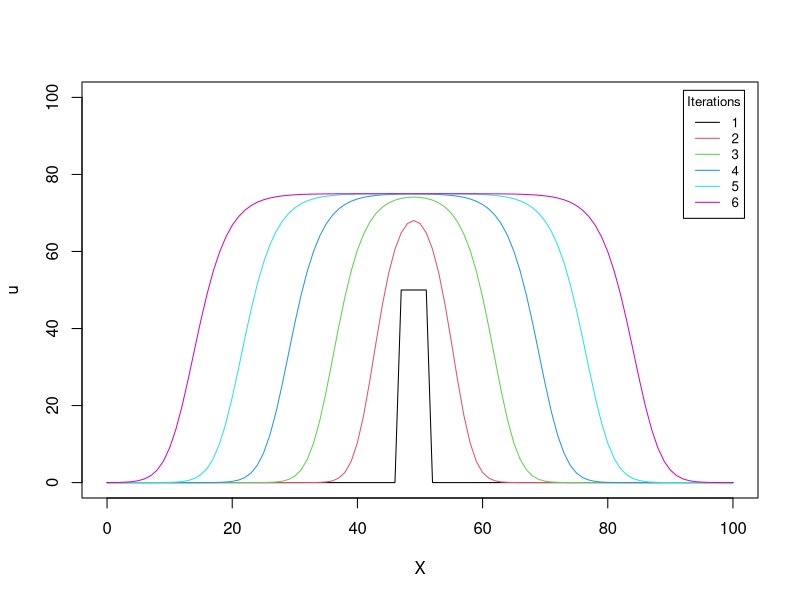
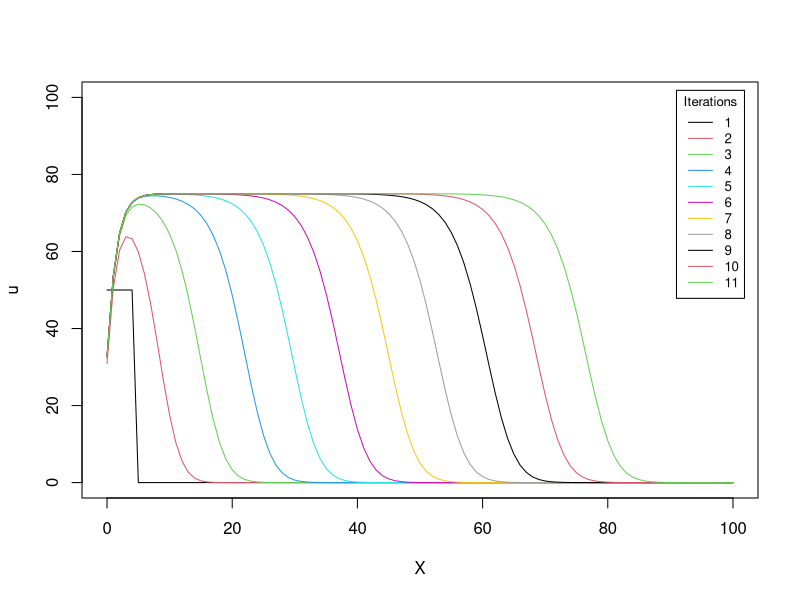
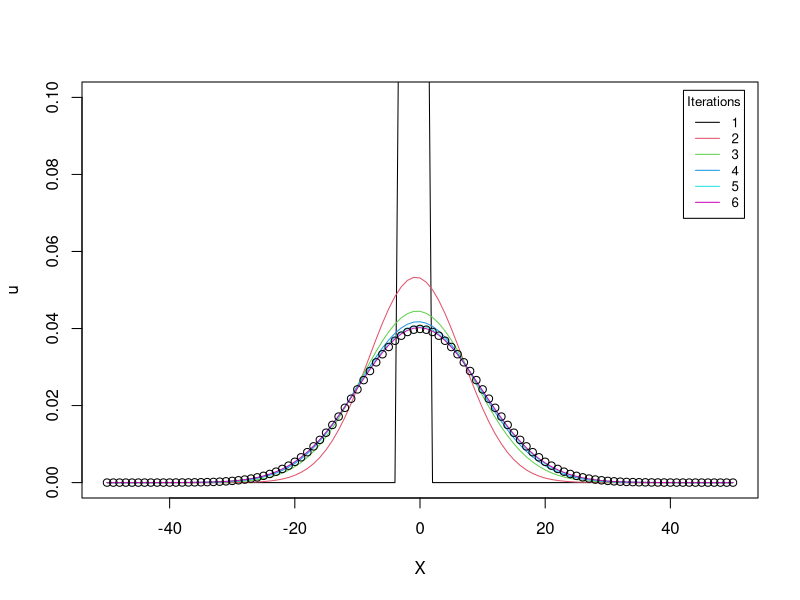
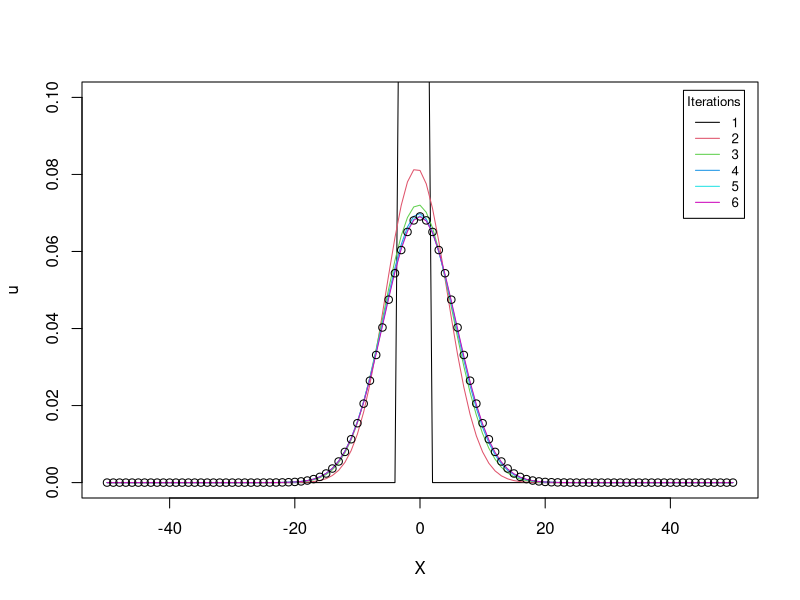
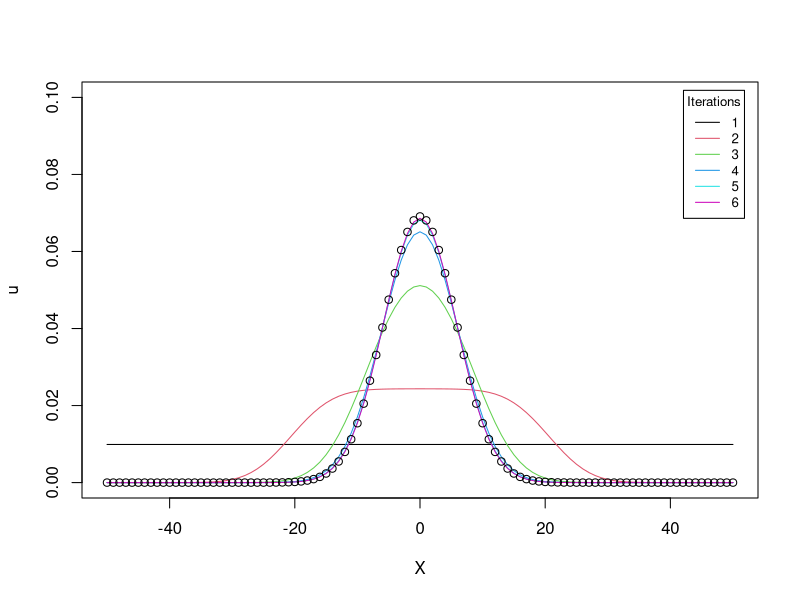

The R script that drew these images, in order:
## ---- chunk 1
knitr::opts_chunk$set(echo = TRUE)
## ---- chunk 2
## PDE integration with the finite difference method for a generic reaction-diffusion system
pde_fd_reaction_diffusion <- function(derivs, ngrid, dX, dt, D, t0, t.total, p0, ...) {
  #derivs: derivative function
  #ngrid: number of grid points
  #dX: X step size
  #dt: time step size
  #D: diffusion constant
  #t0: initial time
  #t.total: total simulation time
  #p0: initial condition: P(X,t = t0)
  
  t_all = seq(t0, t.total, by = dt)
  nt_all = length(t_all)
  factor = D/dX**2*dt
  p = p0
  for (i in seq_len(nt_all-1)){
    p_plus_one = c(p[-1], 0) # a vector, P(X+dX) for all Xs, 0 is added to specify the boundary conditions
    p_minus_one = c(0, p[1:(ngrid-1)])  # a vector, P(X-dX) for all Xs, 0 is added to specify the boundary conditions
    f = sapply(p, function(X) return (derivs(t_all[i],X, ...)))
    p = p + f*dt + factor * (p_plus_one + p_minus_one - 2 * p) # finite difference to update all P(X,t)
  }
  return(p)
}
## ---- chunk 3
l = 100; dX = 1; dt = 0.01; D = 1
r = 0.64; B = 75
ngrid = as.integer(l/dX)+1  # number of grid points
X_all = c(0:(ngrid-1))*dX  # X values for each grid point

u0 = numeric(ngrid)
u0[(ngrid/2 - 2): (ngrid/2+2)] = 50

fisher <- function(t, u, r, B) return(r*u*(1-u/B))

plot(X_all, u0, type="l", col=1, xlab="X", ylab="u", xlim=c(0,100), ylim=c(0,100)) 

u_1 = u0
for (i in 1:5){
   u_1 = pde_fd_reaction_diffusion(derivs = fisher, ngrid = ngrid, dX = dX, dt = dt, D = D, 
                                t0 = 0, t.total = 5, p0 = u_1, r = r, B = B) 
   lines(X_all,u_1, col=i+1)
}
legend("topright", title = "Iterations", inset=0.02, 
       legend = paste0(1:6),
       col=1:6, lty=1, cex=0.8)
## ---- chunk 4
l = 100; dX = 1; dt = 0.01; D = 1
r = 0.64; B = 75
ngrid = as.integer(l/dX)+1  # number of grid points
X_all = c(0:(ngrid-1))*dX  # X values for each grid point

u0 = numeric(ngrid) 
u0[1:5] = 50  # five grids with a constant u

fisher <- function(t, u, r, B) return(r*u*(1-u/B))

plot(X_all, u0, type="l", col=1, xlab="X", ylab="u", xlim=c(0,100), ylim=c(0,100)) 

u_1 = u0
for (i in 1:10){
   u_1 = pde_fd_reaction_diffusion(derivs = fisher, ngrid = ngrid, dX = dX, dt = dt, D = D, 
                                t0 = 0, t.total = 5, p0 = u_1, r = r, B = B) 
   lines(X_all,u_1, col=i+1)
}
legend("topright", title = "Iterations", inset=0.02, 
       legend = paste0(1:11),
       col=1:11, lty=1, cex=0.8)
## ---- chunk 5
## PDE integration with the finite difference method for a generic Fokker-Planck equation (constant D)
pde_fd_fokker_planck <- function(derivs, ngrid, X_all, dX, dt, D, t0, t.total, p0, ...) {
  #derivs: derivative function
  #ngrid: number of grid points
  #X_all: X for all grid points
  #dX: X step size
  #dt: time step size
  #D: diffusion constant
  #t0: initial time
  #t.total: total simulation time
  #p0: initial condition: P(X,t = t0)
  
  t_all = seq(t0, t.total, by = dt)
  nt_all = length(t_all)
  factor = D/dX**2*dt # scaling factor for the diffusion term
  factor_2 = dt/2/dX # sacling factor for the drift term
  p = p0
  for (i in seq_len(nt_all-1)){
    p_plus_one = c(p[-1], 0) # a vector, P(X+dX) for all Xs, 0 is added to specify the boundary conditions
    p_minus_one = c(0, p[1:(ngrid-1)])  # a vector, P(X-dX) for all Xs, 0 is added to specify the boundary conditions
    f = sapply(X_all, function(X) return (derivs(t_all[i],X, ...)))
    fp = f*p
    fp_plus_one = c(fp[-1],0)
    fp_minus_one = c(0, fp[1:(ngrid-1)])
    p = p - factor_2 * (fp_plus_one - fp_minus_one)+ factor * (p_plus_one + p_minus_one - 2 * p)
  }
  return(p)
}
## ---- chunk 6
l = 100; dX = 1; dt = 0.01; D = 1; k = 0.01
ngrid = as.integer(l/dX)+1  # number of grid points
X_all = (c(1:ngrid) - (ngrid+1)/2)*dX  # X values for each grid point

u0 = numeric(ngrid)
u0[(ngrid/2 - 2): (ngrid/2+2)] = 1
u0 = u0/sum(u0)

spring <- function(t, X, k) return(-k*X)

plot(X_all, u0, type="l", col=1, xlab="X", ylab="u", xlim=c(-50,50), ylim=c(0,0.1)) 
u_1 = u0
for (i in 1:5){
   u_1 = pde_fd_fokker_planck(derivs = spring, ngrid = ngrid, X_all = X_all, dX = dX, dt = dt, D = D, 
                                t0 = 0, t.total = 40, p0 = u_1, k = k) 
   lines(X_all,u_1, col=i+1)
}
points(X_all, sqrt(k/2/pi/D)*exp(-k*X_all**2/2/D), col = 1)
legend("topright", title = "Iterations", inset=0.02, 
       legend = paste0(1:6),
       col=1:6, lty=1, cex=0.8)
## ---- chunk 7
l = 100; dX = 1; dt = 0.01; D = 1; k = 0.03
ngrid = as.integer(l/dX)+1  # number of grid points
X_all = (c(1:ngrid) - (ngrid+1)/2)*dX  # X values for each grid point

u0 = numeric(ngrid)
u0[(ngrid/2 - 2): (ngrid/2+2)] = 1
u0 = u0/sum(u0)

spring <- function(t, X, k) return(-k*X)

plot(X_all, u0, type="l", col=1, xlab="X", ylab="u", xlim=c(-50,50), ylim=c(0,0.1)) 
u_1 = u0
for (i in 1:5){
   u_1 = pde_fd_fokker_planck(derivs = spring, ngrid = ngrid, X_all = X_all, dX = dX, dt = dt, D = D, 
                                t0 = 0, t.total = 20, p0 = u_1, k = k) 
   lines(X_all,u_1, col=i+1)
}
points(X_all, sqrt(k/2/pi/D)*exp(-k*X_all**2/2/D), col = 1)
legend("topright", title = "Iterations", inset=0.02, 
       legend = paste0(1:6),
       col=1:6, lty=1, cex=0.8)
## ---- chunk 8
l = 100; dX = 1; dt = 0.01; D = 1; k = 0.03
ngrid = as.integer(l/dX)+1  # number of grid points
X_all = (c(1:ngrid) - (ngrid+1)/2)*dX  # X values for each grid point

u0 = rep(1, ngrid)
u0 = u0/sum(u0)

spring <- function(t, X, k) return(-k*X)

plot(X_all, u0, type="l", col=1, xlab="X", ylab="u", xlim=c(-50,50), ylim=c(0,0.1)) 
u_1 = u0
for (i in 1:5){
   u_1 = pde_fd_fokker_planck(derivs = spring, ngrid = ngrid, X_all = X_all, dX = dX, dt = dt, D = D, 
                                t0 = 0, t.total = 30, p0 = u_1, k = k) 
   lines(X_all,u_1, col=i+1)
}
points(X_all, sqrt(k/2/pi/D)*exp(-k*X_all**2/2/D), col = 1)
legend("topright", title = "Iterations", inset=0.02, 
       legend = paste0(1:6),
       col=1:6, lty=1, cex=0.8)
